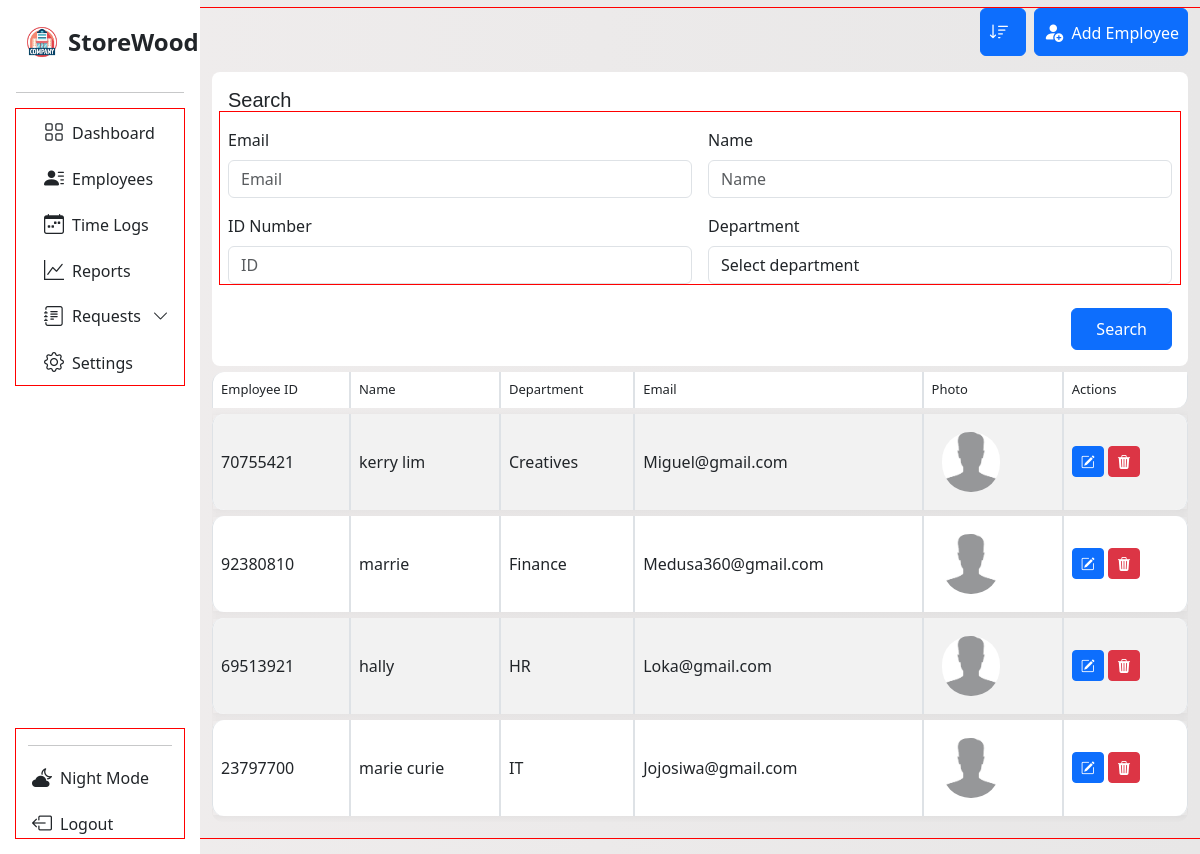
/employee_management?sort_by=department, run on the app's committed database.
### tables this page shows
CREATE TABLE employee 
                            (id INTEGER PRIMARY KEY AUTOINCREMENT,
                            employee_id TEXT, name TEXT, department TEXT,
                            photo_path TEXT, email TEXT);

### App/main.py (the view)
@app.route('/employee_management')
def employees_management():
    sort_by = request.args.get('sort_by')
    valid_fields = ['name', 'department', 'email']
    query = '''SELECT employee_id, name, department, email, photo_path, id FROM employee'''
    if sort_by in valid_fields:
        query += f' ORDER BY {sort_by} COLLATE NOCASE'
    try:
        with sqlite3.connect(db.connect_employee()) as con:
            cur = con.cursor()
            cur.execute(query)
            employee = cur.fetchall()
    except sqlite3.Error as e:
        print("Fetch error:", e)
        employee = []
    return render_template('e_manage.html', employee=employee, field=sort_by)

### App/database.py (called while the page is built)
    def connect_employee(self):
        return self.employee_database

### App/templates/e_manage.html (shortened to what this page needs)
<!DOCTYPE html>
<html lang="en">
<head>
  <link rel="stylesheet" href="{{ url_for('static', filename='dash.css') }}">
  <link rel="stylesheet" href="{{ url_for('static', filename='manage.css') }}">
  <link href="https://cdn.jsdelivr.net/npm/bootstrap-icons@1.11.3/font/bootstrap-icons.css" rel="stylesheet">
  <link href='https://unpkg.com/boxicons@2.1.4/css/boxicons.min.css' rel='stylesheet'>
  <link href="https://cdn.jsdelivr.net/npm/bootstrap@5.3.0/dist/css/bootstrap.min.css" rel="stylesheet">
</head>
<body>
<div class="container-fluid overflow-hidden">
  <div class="row vh-100 overflow-auto">
     <nav id="sidebarMenu" class="col-12 col-sm-4 col-md-3 col-lg-3 col-xl-2 bg-col px-0 position-sticky sticky-top">
  <div class="d-flex w-100 flex-column p-3 align-items-sm-start pt-4 h-100">
    <a href="/" class="d-flex align-items-center mb-3 text-dark text-decoration-none w-100 px-2">
      <img src="{{ url_for('static', filename='img/company.png') }}?v=2" alt="Logo" width="36" height="36" class="me-2">
      <span class="fs-4 fw-semibold">StoreWood</span>
    </a>
    <hr class="w-100">
    <ul class="nav nav-pills flex-column mb-auto w-100" id="menu">
      <div class="container con-li">
        <li class="nav-item">
          <a href="{{ url_for('management') }}" class="nav-link text-dark {% if page == 'dashboard' %}active-page{% endif %}">
            <i class="fs-5 bi bi-grid"></i><span class="ms-2">Dashboard</span>
          </a>
        </li>
        <li class="nav-item">
          <a class="nav-link text-dark {% if page == 'employees' %}active-page{% endif %}" href="{{ url_for('employees_management') }}">
            <i class="bi bi-person-lines-fill fs-5"></i><span class="ms-2">Employees</span>
          </a>
        </li>
        <li>
          <a href="#" class="nav-link text-dark {% if page == 'timelogs' %}active-page{% endif %}">
            <i class="bi bi-calendar-week fs-5"></i><span class="ms-2">Time Logs</span>
          </a>
        </li>
        <li>
          <a href="#" class="nav-link text-dark {% if page == 'reports' %}active-page{% endif %}">
            <i class="fs-5 bi bi-graph-up"></i><span class="ms-2">Reports</span>
          </a>
        </li>
        <li class="nav-item">
          <a class="nav-link d-flex justify-content-between align-items-center text-dark {% if page == 'requests' %}active-page{% endif %}"
            data-bs-toggle="collapse" href="#requestsSubMenu" role="button" aria-expanded="false" aria-controls="requestsSubMenu">
            <span class="d-flex align-items-center gap-2 flex-grow-1">
              <i class="fs-5 bi bi-journal-text"></i>
              <span class="text-truncate">Requests</span>
            </span>
            <i class="bi bi-chevron-down arrow-icon ms-2"></i>
          </a>
        </li>
        <li>
          <a href="#" class="nav-link text-dark {% if page == 'settings' %}active-page{% endif %}">
            <i class="fs-5 bi bi-gear"></i><span class="ms-2">Settings</span>
          </a>
        </li>
      </div>
    </ul>
    <div class="container mt-auto">
      <hr class="w-100">
      <a href="{{ url_for('admin_login') }}" class="nav-link text-dark mt-3">
        <i class="bi bi-cloud-moon-fill fs-5 ms-1"></i><span class="ms-2">Night Mode</span>
      </a>
      <a href="{{ url_for('admin_login') }}" class="nav-link text-dark mt-3">
        <i class="bi bi-box-arrow-left fs-5 ms-1"></i><span class="ms-2">Logout</span>
      </a>
    </div>
  </div>
</nav>
<div class="col d-flex flex-column w-50">
<div class="row mb-3 mt-2">
  <div class="col-12 d-flex justify-content-end flex-wrap gap-2 gap-md-0">
       <div class="d-flex flex-row align-items-center gap-2 mb-3 flex-wrap">
      <div>
        <div class="dropdown">
          <button class="btn btn-primary p-2 pe-3" type="button" id="sortDropdown" data-bs-toggle="dropdown" aria-expanded="false">
            <i class="bi bi-sort-down fs-5"></i>
          </button>
        </div>
      </div>
      <div>
        <a href="{{ url_for('add_employee') }}">
          <button class="btn btn-primary p-2" type="button">
            <i class="bi bi-person-fill-add fs-5"></i> <span class="ms-1">Add Employee</span>
          </button>
        </a>
      </div>
    </div>
      <div class="col-12">
        <form action="{{ url_for('search_employee') }}" method="get" class="rounded-3 p-3" style="background-color: white;">
          <p class="search-txt h5 mb-3">Search</p>
          <div class="row g-3">
            <div class="col-md-6">
              <label for="e-email" class="form-label">Email</label>
              <input name="email" value="{{ email or '' }}" type="email" id="e-email" class="form-control" placeholder="Email">
            </div>
            <div class="col-md-6">
              <label for="e-name" class="form-label">Name</label>
              <input name="name" value="{{ name or '' }}" type="text" id="e-name" class="form-control" placeholder="Name">
            </div>
            <div class="col-md-6">
              <label for="e-id" class="form-label">ID Number</label>
              <input name="identification-number" value="{{ iden_num or '' }}" type="text" id="e-id" class="form-control" placeholder="ID">
            </div>
            <div class="col-md-6">
              <label for="e-dept" class="form-label">Department</label>
              <select id="e-dept" class="form-control" name="department">
                <option selected disabled>Select department</option>
              </select>
            </div>
          </div>
          <div class="d-flex justify-content-end mt-4">
            <button type="submit" class="btn btn-primary px-4 py-2">Search</button>
          </div>
        </form>
      </div>
  <div class="col-12">
    <div class="table-responsive">
      <table class="table table-striped table-bordered custom-table">
        <thead class="head">
          <tr>
            <th>Employee ID</th>
            <th>Name</th>
            <th>Department</th>
            <th>Email</th>
            <th>Photo</th>
            <th>Actions</th>
          </tr>
        </thead>
        <tbody>
          {% if employee %}
            {% for emp in employee %}
              <tr>
                <td>{{ emp[0] }}</td>
                <td>{{ emp[1] }}</td>
                <td>{{ emp[2] }}</td>
                <td>{{ emp[3] }}</td>
                <td>
                  {% if emp[4] %}
                    <img class="employee-photos" src="{{ url_for('static', filename=emp[4]) }}" width="100" alt="Employee Photo">
                  {% endif %}
                </td>
                <td>
                  <a href="{{ url_for('edit_employees_profile', id=emp[5]) }}" class="btn btn-primary btn-sm"><i class="bi bi-pencil-square"></i></a>
                  <a href="{{ url_for('delete_employee_profile', id=emp[5]) }}" class="btn btn-danger btn-sm"><i class="bi bi-trash3-fill"></i></a>
                </td>
              </tr>
            {% endfor %}
          {% else %}
            <tr>
              <td colspan="6" class="text-center">No employee found.</td>
            </tr>
          {% endif %}
        </tbody>
      </table>
    </div>
  </div>
</div>
    </div>
  </div>
</div>
</body>
</html>

### App/static/dash.css (style rules this page uses)
* { scrollbar-width: none; }
body { background: linear-gradient(to right, #f0eded, #e8e7e7); overflow-x: hidden; scrollbar-width: none; height: 100%; }
*, *::before, *::after { box-sizing: border-box; }
.bg-col { background-color: rgb(255, 255, 255) !important; }
.dropdown { width: 100%; z-index: 100; }
.custom-table { border-collapse: separate !important; border-spacing: 0 6px; height: 30px; border-radius: 10px; overflow: hidden; }
.custom-table tbody tr td, .custom-table tbody tr th { height: 70px; vertical-align: middle; }
.custom-table tbody tr { background-color: #fff; box-shadow: 0 2px 8px rgba(0, 0, 0, 0.05); }
.custom-table tbody tr td:first-child, .custom-table tbody tr th:first-child { border-top-left-radius: 12px; border-bottom-left-radius: 12px; }
.custom-table tbody tr td:last-child { border-top-right-radius: 12px; border-bottom-right-radius: 12px; }
.custom-table thead th:first-child { border-top-left-radius: 12px; }
.custom-table thead th:last-child { border-bottom-right-radius: 12px; }
thead.head th { font-size: small; font-weight: 500; }
.bg-col { background-color: white; }
.bg-col ul li { min-width: 140px; max-width: 100%; width: auto; }
#sidebarMenu { height: 100vh; overflow-y: scroll; overflow-x: hidden; position: sticky; top: 0; scrollbar-width: none; -ms-overflow-style: none; }
main, .container, .row, .col { outline: 1px solid red; }
.search-txt { font-weight: 400; font-family: 'Gill Sans', 'Gill Sans MT', Calibri, 'Trebuchet MS', sans-serif; }
#sortDropdown i { font-size: 20px; }
.arrow-icon { transition: transform 0.3s ease; display: inline-block; position: relative; width: 1.2em; text-align: center; }
.arrow-icon::before { content: ''; display: inline-block; width: 0; }

### App/static/manage.css (style rules this page uses)
.employee-photos { padding: 10px; width: 4.9rem; height: 5rem; border-radius: 2.4em; object-fit: cover; }

### data on the page
employee: employee "70755421", name "kerry lim", department "Creatives", email "Miguel@gmail.com", photo_path (placeholder picture)
employee: employee "92380810", name "marrie", department "Finance", email "Medusa360@gmail.com", photo_path (placeholder picture)
employee: employee "69513921", name "hally", department "HR", email "Loka@gmail.com", photo_path (placeholder picture)
employee: employee "23797700", name "marie curie", department "IT", email "Jojosiwa@gmail.com", photo_path (placeholder picture)
